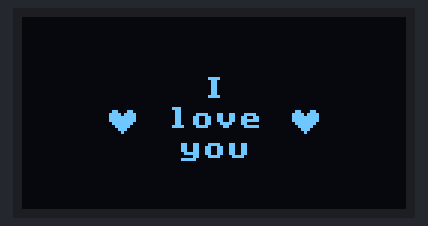
Bench run of a program on a simulated ESP32 board running MicroPython. Parts: 128×64 one-colour display. Library files of the repository ran but are not shown: ssd1306.py.

Above: at 0.1 s.
At 3.1 s:
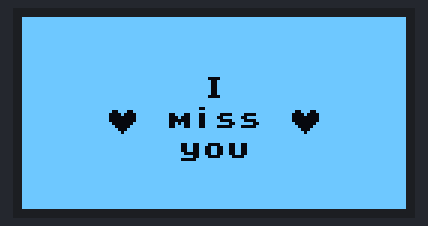

The program:

main.py
```python
from machine import I2C, Pin
from time import sleep
import ssd1306

# OLED Setup
rst = Pin(16, Pin.OUT)
rst.value(1)
scl = Pin(15, Pin.OUT, Pin.PULL_UP)
sda = Pin(4, Pin.OUT, Pin.PULL_UP)
i2c = I2C(scl=scl, sda=sda, freq=450000)
HEIGHT = 64
LENGTH = 128
oled = ssd1306.SSD1306_I2C(LENGTH, HEIGHT, i2c, addr=0x3c)

TEXT_SIZE = 8
HEART_SIZE = 9

# Display writing
HEART = [
    [0, 0, 0, 0, 0, 0, 0, 0, 0],
    [0, 1, 1, 0, 0, 0, 1, 1, 0],
    [1, 1, 1, 1, 0, 1, 1, 1, 1],
    [1, 1, 1, 1, 1, 1, 1, 1, 1],
    [1, 1, 1, 1, 1, 1, 1, 1, 1],
    [0, 1, 1, 1, 1, 1, 1, 1, 0],
    [0, 0, 1, 1, 1, 1, 1, 0, 0],
    [0, 0, 0, 1, 1, 1, 0, 0, 0],
    [0, 0, 0, 0, 1, 0, 0, 0, 0],
]

while(True):
    oled.fill(0)

    oled.text('I', int((LENGTH/2) - ((len('I')*TEXT_SIZE) / 2)), 20)
    oled.text('love', int((LENGTH/2) - ((len('love')*TEXT_SIZE) / 2)), 30)
    oled.text('you', int((LENGTH/2) - ((len('you')*TEXT_SIZE) / 2)), 40)

    for y, row in enumerate(HEART):
        for x, c in enumerate(row):
            oled.pixel(x+int((LENGTH/2) - ((len('love')*TEXT_SIZE) / 2) - HEART_SIZE - 10), y+30, c)

    for y, row in enumerate(HEART):
        for x, c in enumerate(row):
            oled.pixel(x+int((LENGTH/2) + ((len('love')*TEXT_SIZE) / 2) + 10), y+30, c)
    oled.invert(0)
    oled.show()

    sleep(3)

    oled.fill(0)

    oled.text('I', int((LENGTH/2) - ((len('I')*TEXT_SIZE) / 2)), 20)
    oled.text('miss', int((LENGTH/2) - ((len('miss')*TEXT_SIZE) / 2)), 30)
    oled.text('you', int((LENGTH/2) - ((len('you')*TEXT_SIZE) / 2)), 40)

    for y, row in enumerate(HEART):
        for x, c in enumerate(row):
            oled.pixel(x+int((LENGTH/2) - ((len('miss')*TEXT_SIZE) / 2) - HEART_SIZE - 10), y+30, c)

    for y, row in enumerate(HEART):
        for x, c in enumerate(row):
            oled.pixel(x+int((LENGTH/2) + ((len('miss')*TEXT_SIZE) / 2) + 10), y+30, c)

    oled.invert(1)
    oled.show()
    sleep(3)
```

Measured:
- what the display in image 1 shows lasts 3.0 s, from 3.1 s to 6.1 s
